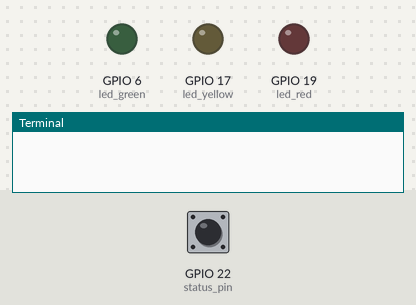
The program below on a simulated Raspberry Pi (BCM pin numbers). Parts: output pins drawn as LEDs (lit = HIGH), the last lines printed to the terminal. Dashed ring = blinking. The inputs (shaded band) are chosen by the test bench; at power-on: GPIO 22 (status_pin) LOW. Outgoing connections fail; threads take turns every 2 ms.

Above: at 1.25 s.
1.3 s: GPIO 22 (status_pin) pulled HIGH for 0.15 s
At 1.6 s:
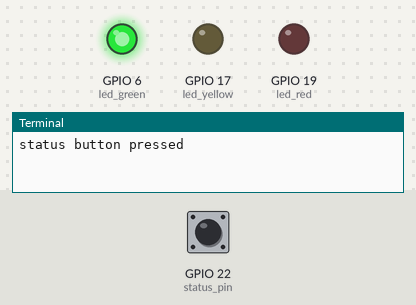
At 2.1 s:
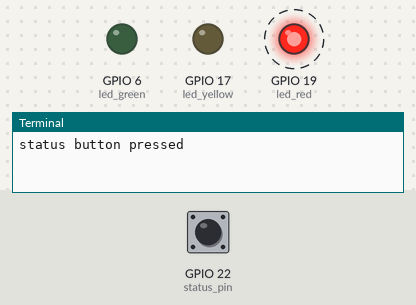
Timing chart, 0 to 10.3 s (numbered marks = the images above; inputs shaded):
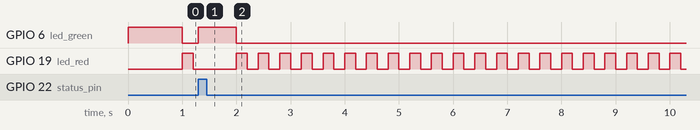

The program:

main.py
```python
#!/bin/python
import threading

from client import send_ping
import RPi.GPIO as GPIO
import time

led_red = 19
led_green = 6
led_yellow = 17
sensor_pin = 4
status_pin = 22
status = "off"
callback = False

# Zet de pinmode op Broadcom SOC.
GPIO.setmode(GPIO.BCM)
# Zet waarschuwingen uit.

GPIO.setwarnings(False)

# Zet de GPIO pin als uitgang.
GPIO.setup(led_green, GPIO.OUT)
GPIO.setup(led_red, GPIO.OUT)
GPIO.setup(led_yellow, GPIO.OUT)

GPIO.output(led_green, 0)
GPIO.output(led_red, 0)
GPIO.output(led_yellow, 0)

GPIO.setup(sensor_pin, GPIO.IN, pull_up_down=GPIO.PUD_DOWN)
GPIO.setup(status_pin, GPIO.IN, pull_up_down=GPIO.PUD_DOWN)

def set_status(new_status):
    "standby,triggerd,on,off"
    global status
    status = new_status

    if status == "standby":
        GPIO.output(led_green, 1)
        GPIO.output(led_yellow, 0)
        GPIO.output(led_red, 0)
    elif status == "triggerd":
        GPIO.output(led_green, 0)
        GPIO.output(led_yellow, 1)
        GPIO.output(led_red, 0)
    elif status == "on":
        pass
        # GPIO.output(led_green, 0)
        # GPIO.output(led_yellow, 0)
        # GPIO.output(led_red, 1)
    elif status == "off":
        GPIO.output(led_green, 0)
        GPIO.output(led_yellow, 0)
        GPIO.output(led_red, 0)

set_status("standby")


def sensor_triggerd(self):
    print("triggerd")
    if status != "standby":
        return
    set_status("triggerd")
    time.sleep(5)
    if status == "triggerd":
        set_status("on")


def status_pin_function(self):
    global status
    print("status button pressed")
    set_status("standby")


GPIO.add_event_detect(status_pin, GPIO.RISING, callback=status_pin_function, bouncetime=300)
GPIO.add_event_detect(sensor_pin, GPIO.RISING, callback=sensor_triggerd, bouncetime=300)

def background_ping():
    """thread background_check function"""
    while True:
        try:
            command = send_ping(status)
            if command == "set_status:standby":
                set_status("standby")
            if command == "set_status:on":
                set_status("on")
        except:
            set_status("on")
        continue

background_thread = threading.Thread(target=background_ping)
background_thread.start()

try:
    while True:
        if status == "off":
            GPIO.output(led_green, 0)
            GPIO.output(led_yellow, 0)
            GPIO.output(led_red, 0)
            time.sleep(2)
            continue
        elif status == "standby":
            callback = True
            GPIO.output(led_green, 1)
            GPIO.output(led_yellow, 0)
            GPIO.output(led_red, 0)
            time.sleep(0.2)
        elif status == "triggerd":
            GPIO.output(led_green, 0)
            GPIO.output(led_yellow, 1)
            GPIO.output(led_red, 0)
            time.sleep(0.1)
        elif status == "on":
            GPIO.output(led_green, 0)
            GPIO.output(led_yellow, 0)
            GPIO.output(led_red, 1)
            time.sleep(0.2)
            GPIO.output(led_green, 0)
            GPIO.output(led_yellow, 0)
            GPIO.output(led_red, 0)
            time.sleep(0.2)
except KeyboardInterrupt:
    GPIO.cleanup()
GPIO.cleanup()
```

client.py
```python
# client.py
import socket


def send_ping(status):
    "functie die telkens de status van het systeem doorgeeft"
    # create a socket object
    s = socket.socket(socket.AF_INET, socket.SOCK_STREAM)

    host = "192.168.42.1"
    port = 9999
    s.settimeout(2)
    # connection to hostname on the port.
    s.connect((host, port))

    s.send(status.encode(encoding='UTF-8'))
    # Receive no more than 1024 bytes
    tm = s.recv(1024)

    s.close()
    return tm.decode('ascii')
```

Measured:
- after the input at 1.3 s, GPIO 6 (led_green): LOW → HIGH at once, → LOW 0.70 s later
- by itself, GPIO 19 (led_red): alternates HIGH for 0.20 s and LOW for 0.20 s
